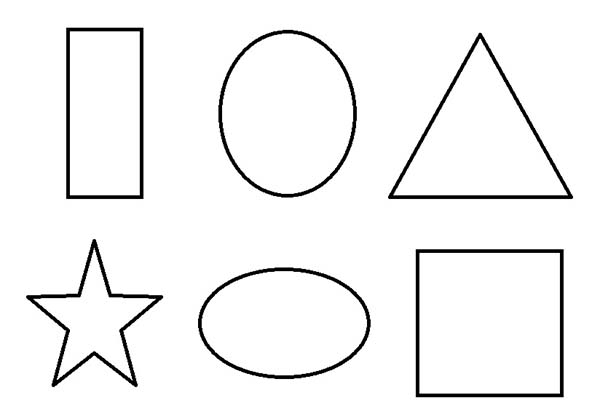
#> input picture 1234.jpeg, 600 x 414 px
$ python From_Image.py
#> lines starting #> are read from the running program, lines starting #| are printed output that depends on the picture; after the words box and inside, x2 and y2 are one past the last pixel; in counts of white or black regions, pixels touching at a corner belong together
import cv2
import numpy as np

img = cv2.imread("1234.jpeg")
#> img is the input picture: shape (414, 600, 3); min 0, max 255, mean 243.5

gray = cv2.cvtColor(img, cv2.COLOR_BGR2GRAY)
edges = cv2.Canny(gray, 75, 150)
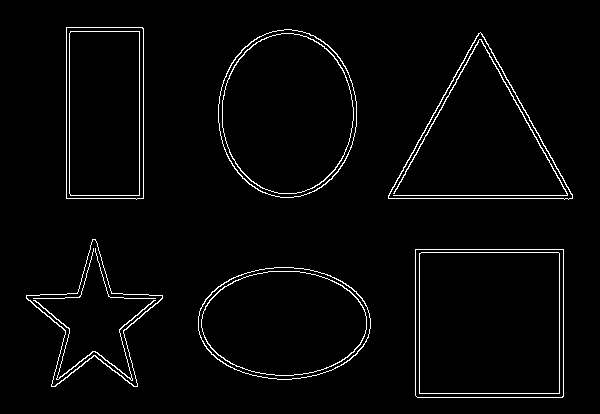
#> edges: shape (414, 600); 2.7% white in thin lines or dots, all inside (x1, y1, x2, y2) = (26, 27, 573, 398)

lines = cv2.HoughLinesP(edges, 1, np.pi / 180, 10, maxLineGap=10)
#> lines = 258 rows, first 6: [66, 198, 66, 27], [143, 198, 143, 28], [478, 33, 569, 198], [388, 195, 572, 195], [415, 393, 563, 393], [480, 32, 572, 198]


for line in lines:
    x1, y1, x2, y2 = line[0]
    cv2.line(img, (x1, y1), (x2, y2), (0, 255, 0), 3)
#> this loop made 258 passes
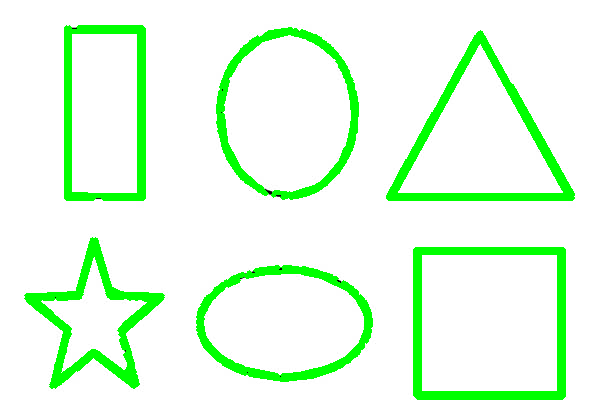
#> img: shape (414, 600, 3); 10.41% of pixels changed, all inside (x1, y1, x2, y2) = (24, 25, 575, 400)

cv2.imshow("Edges", edges)
cv2.imshow("Image", img)
cv2.waitKey(0)
cv2.destroyAllWindows()

$ run again, with 1.jpg copied over 1234.jpeg
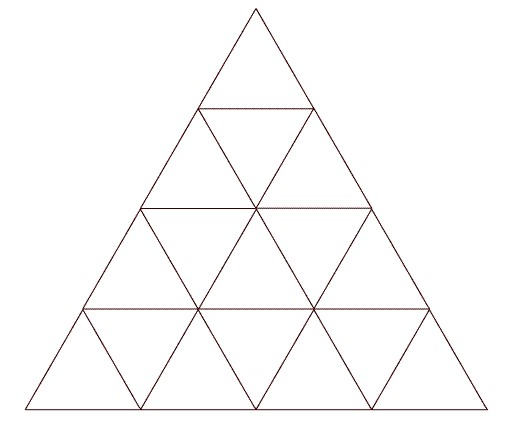
#> input picture 1.jpg, 521 x 433 px
#> img is the input picture: shape (433, 521, 3); mean B, G, R 250.5, 250.5, 251.1
#> `edges = cv2.Canny(gray, 75, 150)`:
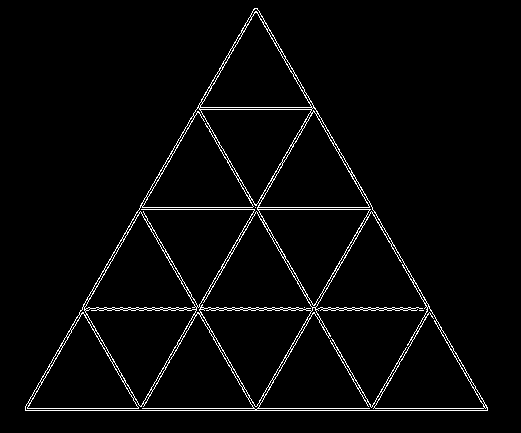
#> edges: shape (433, 521); 2.9% white in thin lines or dots, all inside (x1, y1, x2, y2) = (25, 8, 488, 411)
#> lines = 40 rows, first 6: [25, 410, 487, 410], [362, 195, 485, 408], [198, 111, 369, 408], [25, 408, 487, 408], [25, 406, 254, 8], [140, 207, 372, 207]
#> the loop `for line in lines:` made 40 passes
#> after the loop `for line in lines:`:
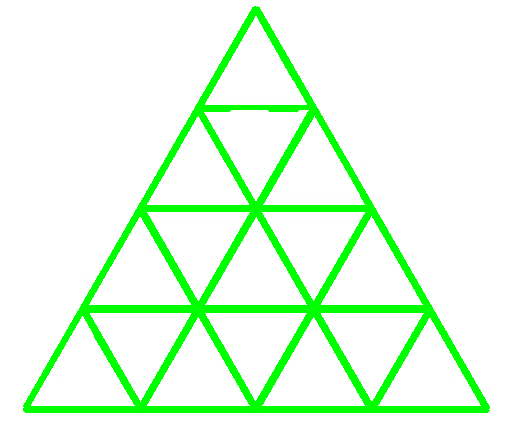
#> img: shape (433, 521, 3); 10.71% of pixels changed, all inside (x1, y1, x2, y2) = (23, 6, 490, 413)

$ run again, with LineDetectOnShapes.PNG saved as 1234.jpeg
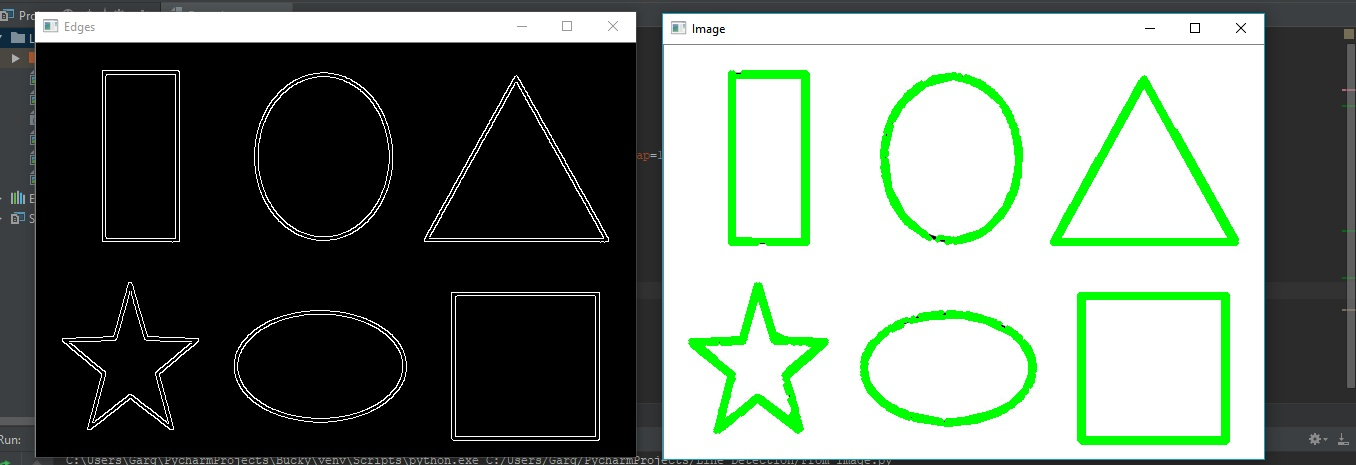
#> input picture LineDetectOnShapes.PNG, 1356 x 465 px
#> img is the input picture: shape (465, 1356, 3); mean B, G, R 116.4, 126.2, 115.5
#> `edges = cv2.Canny(gray, 75, 150)`:
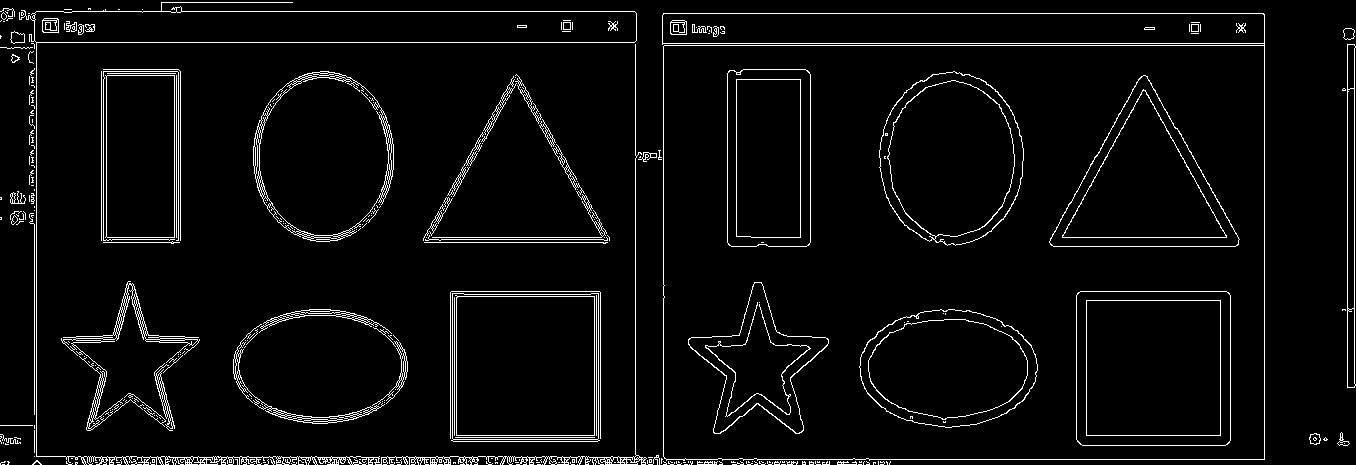
#> edges: shape (465, 1356); 4.4% white in thin lines or dots
#> lines = 632 rows, first 6: [66, 459, 1264, 459], [662, 43, 1264, 43], [36, 42, 634, 42], [664, 45, 1264, 45], [68, 464, 338, 464], [663, 13, 1263, 13]
#> the loop `for line in lines:` made 632 passes
#> after the loop `for line in lines:`:
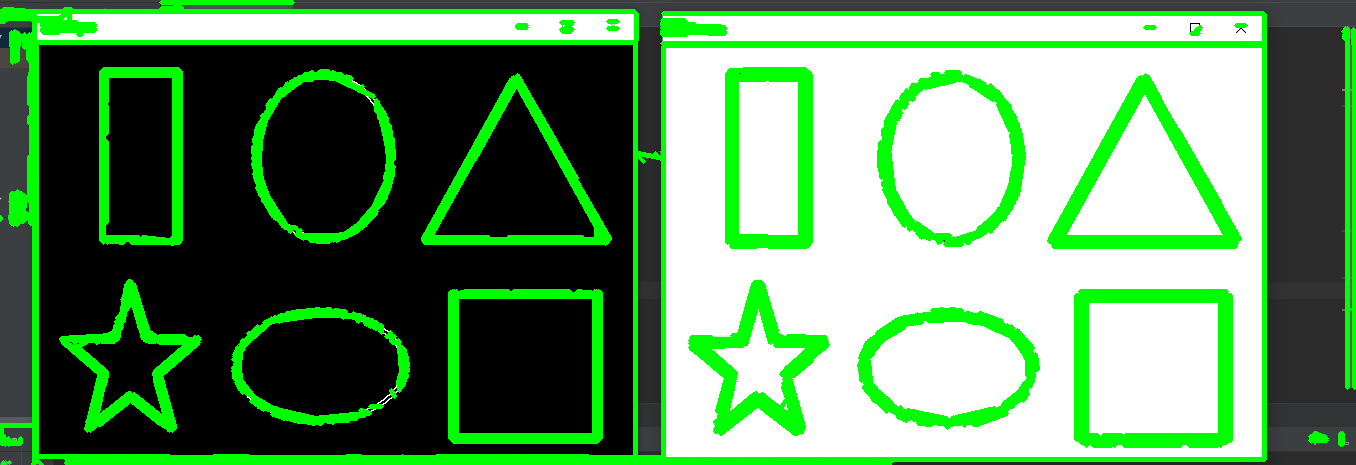
#> img: shape (465, 1356, 3); 16.02% of pixels changed, all inside (x1, y1, x2, y2) = (0, 0, 1356, 465)
